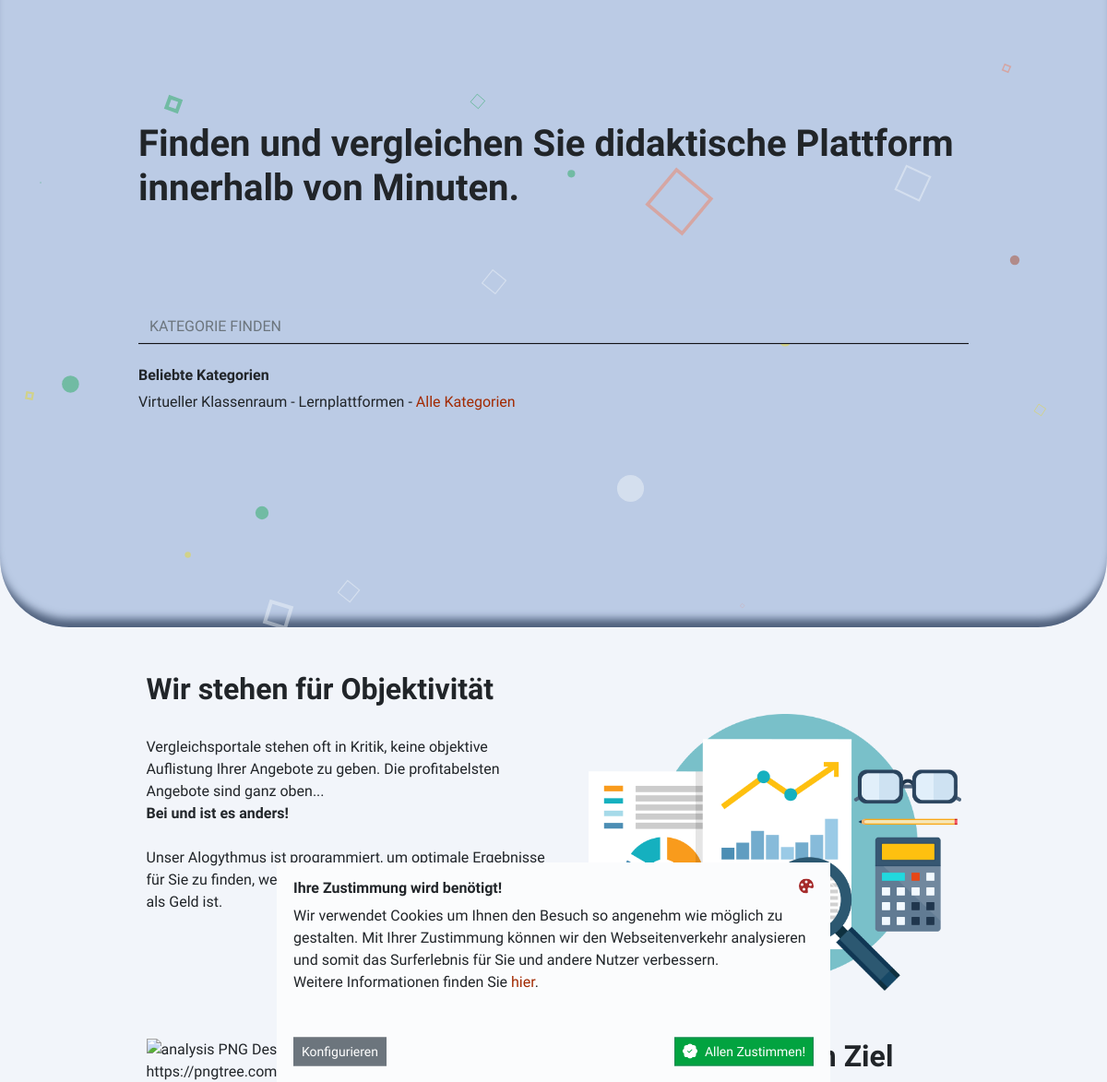
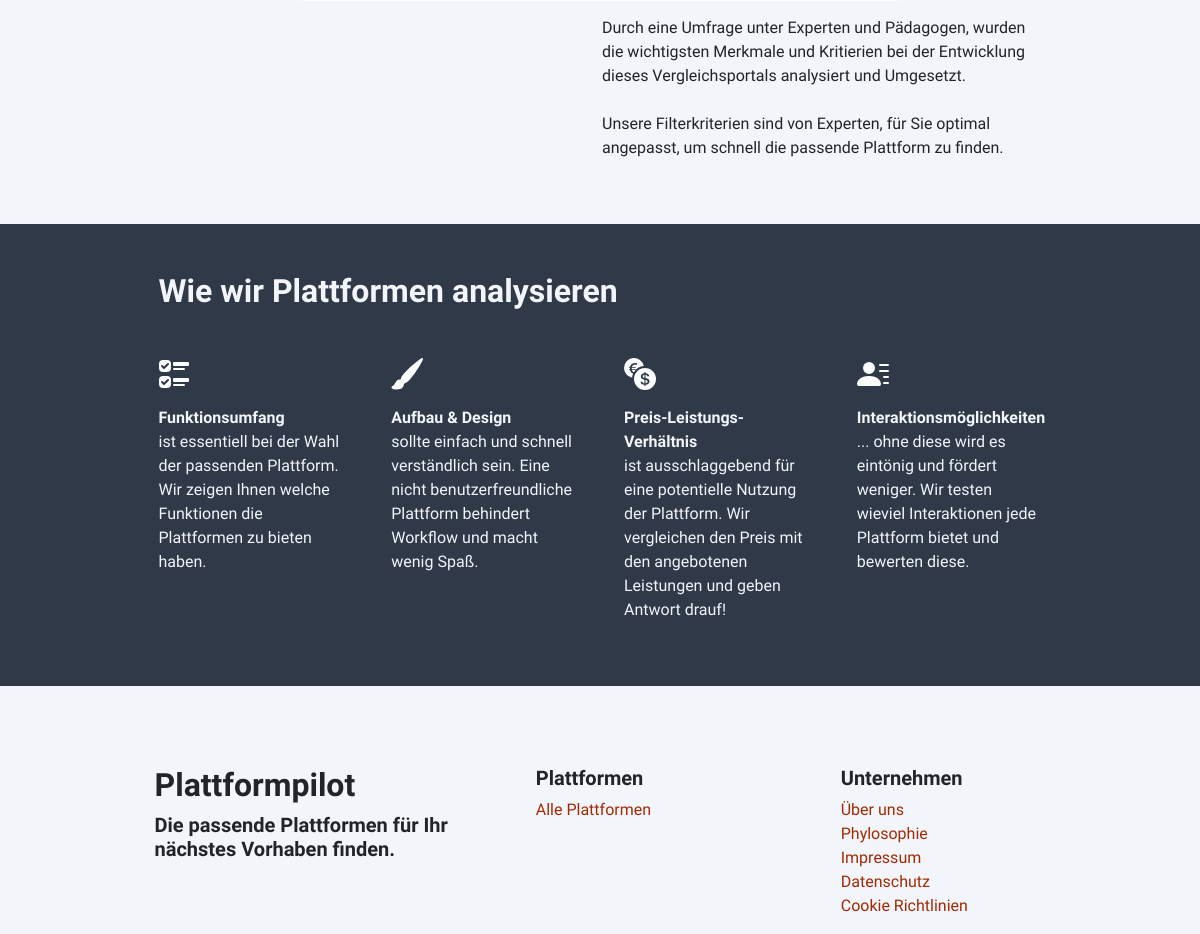
The page / on the database its author committed (2 pictures, top to bottom).
### apps/core/models.py (models this page shows, shortened)
class Category(models.Model):
    category = models.CharField(max_length=200)
    description = HTMLField(max_length=5000, default='')
    slug = models.SlugField(blank=True, null=True)
    filter_functions = models.ManyToManyField(Functionality, verbose_name='Filtern nach')
    related_category = models.ManyToManyField('self', related_name='related_category', blank=True, null=True)
    is_active = models.BooleanField(default=True)
    class Meta:
        verbose_name_plural = 'Categories'
    def __str__(self):
        return f'{self.category}'

### apps/core/views.py (the view)
# urls.py: path('', index, name="index"),
def index(request):
    categories = Category.objects.all()
    return render(request, 'core/index.html', {
        'categories': categories
    })

### templates/core/index.html (shortened to what this page needs)
{% extends 'base.html' %}
{% load static %}
{% block custom-css %}
    <link rel="stylesheet" href="{% static 'css/core/index.css' %}"/>
    <link rel="stylesheet" href="{% static 'aos/aos.min.css' %}"/>
{% endblock %}
{% block content %}
    <div class="top__wrapper">
        <div class="position-absolute top-50 start-50 translate-middle top-content">
            <h1 class="position-relative" data-aos="zoom-out" data-aos-duration="500">
                Finden und vergleichen Sie didaktische Plattform innerhalb von Minuten.
            </h1>
            <form class="" id="form" method="GET">
                <input type="text" name="search" id="search" class="form-control w-100" placeholder="KATEGORIE FINDEN"
                       data-aos="zoom-out" data-aos-duration="500" data-aos-delay="100"
                >
                <h6 class="mt-4" data-aos="zoom-out" data-aos-duration="500" data-aos-delay="200">Beliebte
                    Kategorien</h6>
                <div class="d-inline" data-aos="zoom-out" data-aos-duration="500" data-aos-delay="400">
                    {% for category in categories|slice:4 %}
                        <a href="{% url 'core:platform_list' category.slug %}?is_free=on"
                           class="text-decoration-none text-dark">
                            {{ category.category }} -
                        </a>
                        {% if forloop.last %}
                            <a href="{% url 'core:all_categories' %}">Alle Kategorien</a>
                        {% endif %}
                    {% endfor %}
                </div>
            </form>
        </div>
    </div>
    <div class="position-relative main__wrapper">
        <div class="container w-900 pt-5 px-md-3 px-4">
            <h2 data-aos="zoom-out" data-aos-duration="500" data-aos-delay="100">
                Wir stehen für Objektivität
            </h2>
            <div class="row row-cols-sm-2 row-cols-1 g-1">
                <div class="col">
                    <p class="mt-4" data-aos="zoom-out" data-aos-duration="500" data-aos-delay="100">
                        Vergleichsportale stehen oft in Kritik, keine objektive Auflistung Ihrer Angebote zu geben. Die
                        profitabelsten Angebote sind ganz oben...
                        <br>
                        <b>Bei und ist es anders!</b>
                        <br>
                        <br>
                        Unser Alogythmus ist programmiert, um optimale Ergebnisse für Sie zu finden, weil uns
                        Objektivität und Vertrauen wichtiger als Geld ist.
                    </p>
                </div>
                <div class="col text-sm-end text-center" data-aos="zoom-out" data-aos-duration="500"
                     data-aos-delay="300">
                    <img src="{% static 'images/core/analysis-user.png' %}" class="" height="300" id="img1"
                         alt='analysis PNG Designed By SilviaNatalia from https://pngtree.com/'/>
                </div>
            </div>
            <div class="row row-cols-sm-2 row-cols-1 g-1 mt-5">
                <div class="col text-sm-start text-center order-sm-1 order-3" data-aos="zoom-out" data-aos-duration="500"
                     data-aos-delay="500">
                </div>
                <div class="col order-2">
                    <h2 data-aos="zoom-out" data-aos-duration="500" data-aos-delay="100">
                        Durch Umfragen zum Ziel
                    </h2>
                    <p class="mt-4" data-aos="zoom-out" data-aos-duration="500" data-aos-delay="200">
                        Durch eine Umfrage unter Experten und Pädagogen, wurden die wichtigsten Merkmale und Kritierien
                        bei der Entwicklung dieses Vergleichsportals analysiert und Umgesetzt.
                        <br>
                        <br>
                        Unsere Filterkriterien sind von Experten, für Sie optimal angepasst, um schnell die passende
                        Plattform zu finden.
                    </p>
                </div>
            </div>
        </div>
        <div class="border-dotted mt-5 py-5">
            <div class="container w-900 px-md-3 px-4">
                <h2 data-aos="zoom-out" data-aos-duration="500" data-aos-delay="100" class="mb-5">
                    Wie wir Plattformen analysieren
                </h2>
                <div class="row row-cols-sm-4 row-cols-2 g-5">
                    <div class="col" data-aos="zoom-out" data-aos-duration="200"
                         data-aos-delay="100">
                        <p class="mt-3">
                            <b>Funktionsumfang</b>
                            <br>
                            ist essentiell bei der Wahl der passenden Plattform. Wir zeigen Ihnen welche Funktionen die
                            Plattformen zu bieten haben.
                        </p>
                    </div>
                    <div class="col" data-aos="zoom-out" data-aos-duration="300" data-aos-delay="300">
                        <p class="mt-3">
                            <b>Aufbau & Design</b>
                            <br>
                            sollte einfach und schnell verständlich sein. Eine nicht benutzerfreundliche Plattform
                            behindert Workflow und macht wenig Spaß.
                        </p>
                    </div>
                    <div class="col" data-aos="zoom-out" data-aos-duration="300" data-aos-delay="400">
                        <p class="mt-3">
                            <b>Preis-Leistungs-Verhältnis</b>
                            <br>
                            ist ausschlaggebend für eine potentielle Nutzung der Plattform. Wir vergleichen den Preis
                            mit den angebotenen Leistungen und geben Antwort drauf!
                        </p>
                    </div>
                    <div class="col" data-aos="zoom-out" data-aos-duration="300" data-aos-delay="500">
                        <p class="mt-3">
                            <b class="d-md-block d-none">Interaktionsmöglichkeiten</b>
                            ... ohne diese wird es eintönig und fördert weniger. Wir testen wieviel Interaktionen jede Plattform bietet und bewerten diese.
                        </p>
                    </div>
                </div>
            </div>
        </div>
    </div>
{% endblock %}

### static/css/_variables.css (style rules this page uses)
:root { --bg-color: #f2f5fa; --light: #fbfcfd; --success: #02A340; --warning: #F2DD03; --danger: #A22A02; --dark: #00040A; --orange: #FD6F40; --primary: #8FBAF3; --gray: #2F3948; }
html, body { overflow-x: hidden; touch-action: cross-slide-x; -ms-touch-action: cross-slide-x; }
body { background: var(--bg-color); font-family: 'Source Sans Pro', sans-serif; }
h1, h2, h3, h4, h5, h6 { font-family: 'Source Sans Pro', sans-serif; font-weight: 600; }
a { text-decoration: none; color: var(--danger); transition: .3s; }
.w-900 { max-width: 915px !important; width: 100% !important; margin: 0 auto !important; }

### static/css/core/index.css (style rules this page uses)
.top__wrapper { position: relative; height: 85vh; width: 100%; border-bottom-left-radius: 75px; border-bottom-right-radius: 75px; background: #BBCBE5; -webkit-box-shadow: inset 0px -15px 10px -6px #4F607C; box-shadow: inset 0px -15px 10px -6px #4F607C; background-attachment: fixed; }
.top__wrapper .top-content, .ui-menu { max-width: 900px; width: 90%; }
.top__wrapper h1 { top: -100px; z-index: 5; }
.top__wrapper #search { background: #BBCBE5; border: none; border-bottom: 1px solid black; border-radius: 0px; }
#form { position: relative; z-index: 2; }
.main__wrapper { z-index: 2; width: 100%; background: var(--bg-color); }
.border-dotted { width: calc(100% + 10px); position: relative; left: -5px; height: auto; background: var(--gray); color: var(--bg-color); }

### rows shown on the page
Category: category "Virtueller Klassenraum"
Category: category "Lernplattformen", shows "Alle Kategorien"
